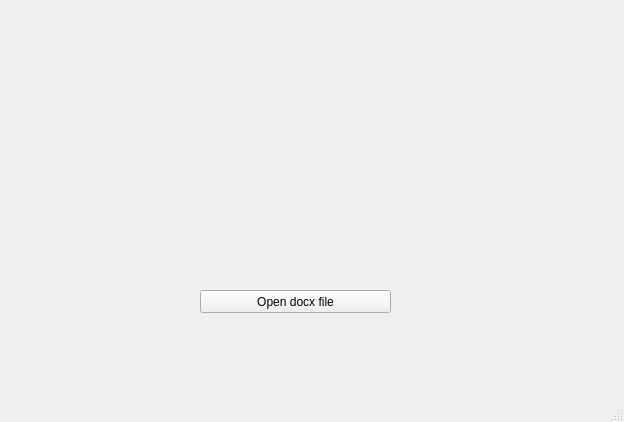
<?xml version="1.0" encoding="UTF-8"?>
<ui version="4.0">
 <class>MainWindow</class>
 <widget class="QMainWindow" name="MainWindow">
  <property name="geometry">
   <rect>
    <x>0</x>
    <y>0</y>
    <width>624</width>
    <height>422</height>
   </rect>
  </property>
  <property name="windowTitle">
   <string>MainWindow</string>
  </property>
  <widget class="QWidget" name="centralwidget">
   <widget class="QPushButton" name="btn_open_office">
    <property name="geometry">
     <rect>
      <x>200</x>
      <y>290</y>
      <width>191</width>
      <height>23</height>
     </rect>
    </property>
    <property name="text">
     <string>Open docx file</string>
    </property>
   </widget>
   <widget class="QWidget" name="verticalLayoutWidget">
    <property name="geometry">
     <rect>
      <x>110</x>
      <y>30</y>
      <width>421</width>
      <height>241</height>
     </rect>
    </property>
    <layout class="QVBoxLayout" name="layout_office"/>
   </widget>
  </widget>
  <widget class="QMenuBar" name="menubar">
   <property name="geometry">
    <rect>
     <x>0</x>
     <y>0</y>
     <width>624</width>
     <height>22</height>
    </rect>
   </property>
  </widget>
  <widget class="QStatusBar" name="statusbar"/>
 </widget>
 <resources/>
 <connections/>
</ui>
